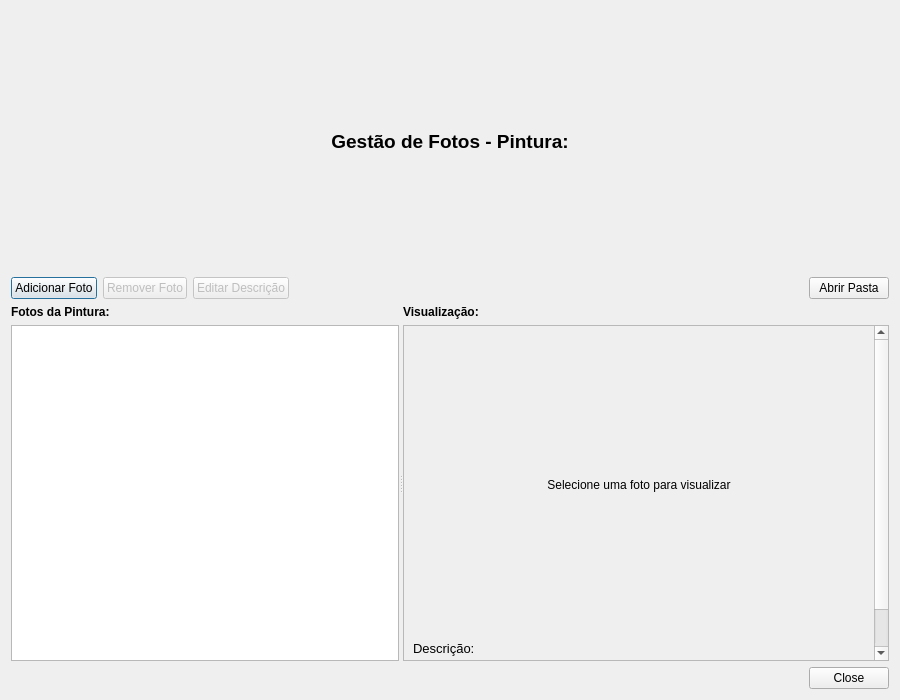
<?xml version="1.0" encoding="UTF-8"?>
<ui version="4.0">
 <class>GestaoFotos</class>
 <widget class="QDialog" name="GestaoFotos">
  <property name="geometry">
   <rect>
    <x>0</x>
    <y>0</y>
    <width>900</width>
    <height>700</height>
   </rect>
  </property>
  <property name="windowTitle">
   <string>Gestão de Fotos</string>
  </property>
  <layout class="QVBoxLayout" name="verticalLayout">
   <item>
    <widget class="QLabel" name="lblTitulo">
     <property name="font">
      <font>
       <pointsize>14</pointsize>
       <weight>75</weight>
       <bold>true</bold>
      </font>
     </property>
     <property name="text">
      <string>Gestão de Fotos - Pintura:</string>
     </property>
     <property name="alignment">
      <set>Qt::AlignCenter</set>
     </property>
    </widget>
   </item>
   <item>
    <layout class="QHBoxLayout" name="layoutBotoes">
     <item>
      <widget class="QPushButton" name="btnAdicionarFoto">
       <property name="text">
        <string>Adicionar Foto</string>
       </property>
       <property name="minimumHeight">
        <number>35</number>
       </property>
      </widget>
     </item>
     <item>
      <widget class="QPushButton" name="btnRemoverFoto">
       <property name="text">
        <string>Remover Foto</string>
       </property>
       <property name="minimumHeight">
        <number>35</number>
       </property>
       <property name="enabled">
        <bool>false</bool>
       </property>
      </widget>
     </item>
     <item>
      <widget class="QPushButton" name="btnEditarDescricao">
       <property name="text">
        <string>Editar Descrição</string>
       </property>
       <property name="minimumHeight">
        <number>35</number>
       </property>
       <property name="enabled">
        <bool>false</bool>
       </property>
      </widget>
     </item>
     <item>
      <spacer name="horizontalSpacer">
       <property name="orientation">
        <enum>Qt::Horizontal</enum>
       </property>
       <property name="sizeHint" stdset="0">
        <size>
         <width>40</width>
         <height>20</height>
        </size>
       </property>
      </spacer>
     </item>
     <item>
      <widget class="QPushButton" name="btnAbrirPasta">
       <property name="text">
        <string>Abrir Pasta</string>
       </property>
       <property name="minimumHeight">
        <number>35</number>
       </property>
      </widget>
     </item>
    </layout>
   </item>
   <item>
    <widget class="QSplitter" name="splitter">
     <property name="orientation">
      <enum>Qt::Horizontal</enum>
     </property>
     <widget class="QWidget" name="widgetLista">
      <layout class="QVBoxLayout" name="layoutLista">
       <item>
        <widget class="QLabel" name="lblLista">
         <property name="text">
          <string>Fotos da Pintura:</string>
         </property>
         <property name="font">
          <font>
           <weight>75</weight>
           <bold>true</bold>
          </font>
         </property>
        </widget>
       </item>
       <item>
        <widget class="QListWidget" name="listaFotos">
         <property name="alternatingRowColors">
          <bool>true</bool>
         </property>
         <property name="selectionMode">
          <enum>QAbstractItemView::SingleSelection</enum>
         </property>
        </widget>
       </item>
      </layout>
     </widget>
     <widget class="QWidget" name="widgetVisualizacao">
      <layout class="QVBoxLayout" name="layoutVisualizacao">
       <item>
        <widget class="QLabel" name="lblVisualizacao">
         <property name="text">
          <string>Visualização:</string>
         </property>
         <property name="font">
          <font>
           <weight>75</weight>
           <bold>true</bold>
          </font>
         </property>
        </widget>
       </item>
       <item>
        <widget class="QScrollArea" name="scrollArea">
         <property name="widgetResizable">
          <bool>true</bool>
         </property>
         <widget class="QWidget" name="scrollAreaWidgetContents">
          <property name="geometry">
           <rect>
            <x>0</x>
            <y>0</y>
            <width>69</width>
            <height>69</height>
           </rect>
          </property>
          <layout class="QVBoxLayout" name="layoutScroll">
           <item>
            <widget class="QLabel" name="lblImagem">
             <property name="text">
              <string>Selecione uma foto para visualizar</string>
             </property>
             <property name="alignment">
              <set>Qt::AlignCenter</set>
             </property>
             <property name="wordWrap">
              <bool>true</bool>
             </property>
             <property name="minimumSize">
              <size>
               <width>300</width>
               <height>300</height>
              </size>
             </property>
            </widget>
           </item>
           <item>
            <widget class="QLabel" name="lblDescricao">
             <property name="text">
              <string>Descrição: </string>
             </property>
             <property name="wordWrap">
              <bool>true</bool>
             </property>
             <property name="font">
              <font>
               <pointsize>10</pointsize>
              </font>
             </property>
            </widget>
           </item>
           <item>
            <spacer name="verticalSpacer">
             <property name="orientation">
              <enum>Qt::Vertical</enum>
             </property>
             <property name="sizeHint" stdset="0">
              <size>
               <width>20</width>
               <height>40</height>
              </size>
             </property>
            </spacer>
           </item>
          </layout>
         </widget>
        </widget>
       </item>
      </layout>
     </widget>
    </widget>
   </item>
   <item>
    <widget class="QDialogButtonBox" name="buttonBox">
     <property name="orientation">
      <enum>Qt::Horizontal</enum>
     </property>
     <property name="standardButtons">
      <set>QDialogButtonBox::Close</set>
     </property>
    </widget>
   </item>
  </layout>
 </widget>
 <resources/>
 <connections>
  <connection>
   <sender>buttonBox</sender>
   <signal>accepted()</signal>
   <receiver>GestaoFotos</receiver>
   <slot>accept()</slot>
   <hints>
    <hint type="sourcelabel">
     <x>248</x>
     <y>254</y>
    </hint>
    <hint type="destinationlabel">
     <x>157</x>
     <y>274</y>
    </hint>
   </hints>
  </connection>
  <connection>
   <sender>buttonBox</sender>
   <signal>rejected()</signal>
   <receiver>GestaoFotos</receiver>
   <slot>reject()</slot>
   <hints>
    <hint type="sourcelabel">
     <x>316</x>
     <y>260</y>
    </hint>
    <hint type="destinationlabel">
     <x>286</x>
     <y>274</y>
    </hint>
   </hints>
  </connection>
 </connections>
</ui>
